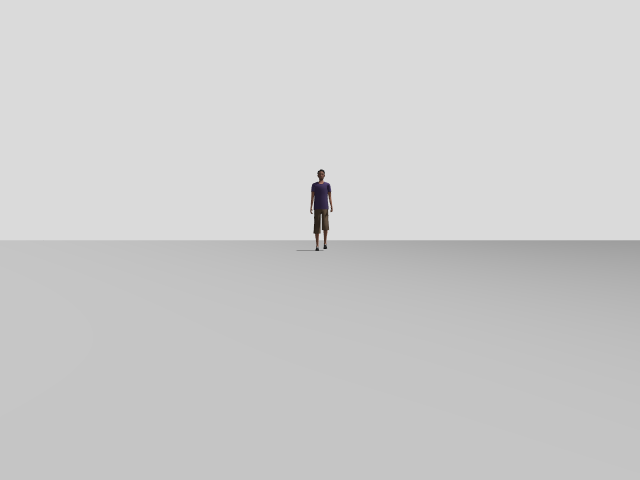
#> input picture image/sitl_person_frame.png, 1280 x 960 px, given in place of the camera (shown at 1/2 size)
$ python test_opencv.py
#> lines starting #> are read from the running program, lines starting #| are printed output that depends on the picture; after the words box and inside, x2 and y2 are one past the last pixel; in counts of white or black regions, pixels touching at a corner belong together
import cv2
import numpy as np

def nothing(x):
    pass

def main():
    # 1. 初始化 Mac 的原生摄像头（通常 0 是内置 Camera）
    cap = cv2.VideoCapture(0)
    if not cap.isOpened():
        print("❌ Error: 无法打开 Mac 摄像头，请检查系统隐私权限设置。")
        return

    # 2. 创建一个专门用来高频调参的窗口
    window_name = "Target Perception Tuner"
    cv2.namedWindow(window_name, cv2.WINDOW_NORMAL)
    cv2.resizeWindow(window_name, 400, 350)

    # 3. 创建 HSV 颜色空间的上下限滑动条 (初始值默认设为一种常见的绿色范围)
    cv2.createTrackbar("Min H", window_name, 35, 179, nothing)
    cv2.createTrackbar("Max H", window_name, 85, 179, nothing)
    cv2.createTrackbar("Min S", window_name, 43, 255, nothing)
    cv2.createTrackbar("Max S", window_name, 255, 255, nothing)
    cv2.createTrackbar("Min V", window_name, 46, 255, nothing)
    cv2.createTrackbar("Max V", window_name, 255, 255, nothing)

    print("🚀 感知端调试就绪！请在画面前放置你的纯色目标（如红可乐罐/绿杯子）...")
    print("💡 提示：调整滑动条，直到右侧 Mask 画面中只有你的目标呈现纯白色，背景全黑。按 'q' 退出。")

    while True:
        ret, frame = cap.read()
#> frame is the input picture: shape (960, 1280, 3); mean B, G, R 205.2, 205.2, 205.2
        if not ret:
            print("❌ Error: 无法获取图像帧")
            break

        # 镜像翻转画面，符合人类直觉
        frame = cv2.flip(frame, 1)
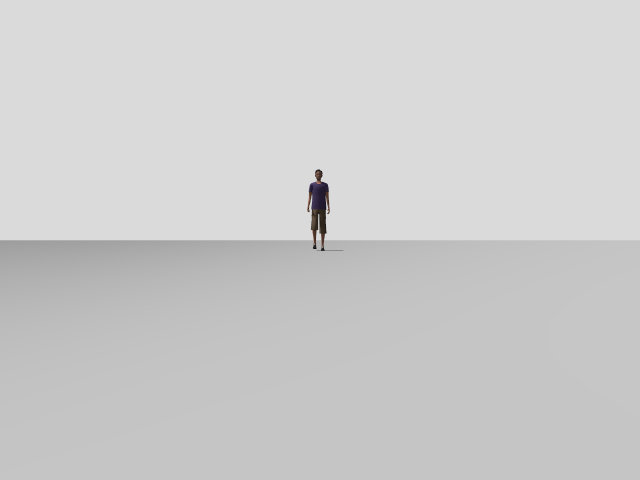
#> frame: shape (960, 1280, 3) (shown at 1/2 size); mean B, G, R 205.2, 205.2, 205.2
        h, w, _ = frame.shape
#> h = 960; w = 1280

        # 4. 色彩空间转换：BGR -> HSV (飞控视觉追踪标配，对光照最鲁棒)
        hsv = cv2.cvtColor(frame, cv2.COLOR_BGR2HSV)
#> hsv: shape (960, 1280, 3); mean H, S, V 0.2, 0.3, 205.2

        # 5. 实时读取滑块上的数值
        min_h = cv2.getTrackbarPos("Min H", window_name)
        max_h = cv2.getTrackbarPos("Max H", window_name)
        min_s = cv2.getTrackbarPos("Min S", window_name)
        max_s = cv2.getTrackbarPos("Max S", window_name)
        min_v = cv2.getTrackbarPos("Min V", window_name)
        max_v = cv2.getTrackbarPos("Max V", window_name)

        lower_color = np.array([min_h, min_s, min_v])
        upper_color = np.array([max_h, max_s, max_v])

        # 6. 二值化掩膜操作：过滤颜色
        mask = cv2.inRange(hsv, lower_color, upper_color)
#> mask: shape (960, 1280); every value is 0

        # 7. 核心算法攻坚：形态学滤波（消除斑点噪声）
        kernel = np.ones((5, 5), np.uint8)
        mask = cv2.morphologyEx(mask, cv2.MORPH_OPEN, kernel)  # 开运算：消噪点
        mask = cv2.morphologyEx(mask, cv2.MORPH_CLOSE, kernel) # 闭运算：填孔洞

        # 8. 核心算法攻坚：几何矩解算（计算目标质心坐标）
        contours, _ = cv2.findContours(mask, cv2.RETR_EXTERNAL, cv2.CHAIN_APPROX_SIMPLE)
#> contours = []

        if contours:
            # 找到面积最大的轮廓（防止背景有微小同色干扰）
            max_contour = max(contours, key=cv2.contourArea)

            if cv2.contourArea(max_contour) > 500: # 过滤过小的伪目标
                # 计算轮廓的矩
                M = cv2.moments(max_contour)
                if M["m00"] != 0:
                    # 🎯 算出了目标在图像中的绝对像素坐标 (xt, yt)
                    cx = int(M["m10"] / M["m00"])
                    cy = int(M["m01"] / M["m00"])

                    # 📐 计算相对图像中心的像素误差 (ex, ey) —— 这将是未来发给飞控的控制源！
                    error_x = cx - (w // 2)
                    error_y = (h // 2) - cy  # 图像坐标系 Y 轴向下，取反使上方为正

                    # 在原图上绘制追踪靶心和坐标提示
                    cv2.circle(frame, (cx, cy), 10, (0, 0, 255), -1)
                    cv2.line(frame, (w // 2, h // 2), (cx, cy), (255, 0, 0), 2)

                    cv2.putText(frame, f"Tracking Target", (cx + 15, cy - 15),
                                cv2.FONT_HERSHEY_SIMPLEX, 0.6, (0, 0, 255), 2)
                    cv2.putText(frame, f"Error X: {error_x}px, Y: {error_y}px", (20, 40),
                                cv2.FONT_HERSHEY_SIMPLEX, 0.7, (0, 255, 0), 2)

        # 绘制画面中心十字参考线
        cv2.line(frame, (w // 2 - 20, h // 2), (w // 2 + 20, h // 2), (255, 255, 255), 2)
#> frame: shape (960, 1280, 3); 0.01% of pixels changed, all inside (x1, y1, x2, y2) = (619, 479, 662, 482)
        cv2.line(frame, (w // 2, h // 2 - 20), (w // 2, h // 2 + 20), (255, 255, 255), 2)
#> frame: shape (960, 1280, 3); mean B, G, R 205.2, 205.2, 205.2

        # 9. 画面双联拼接显示
        mask_3ch = cv2.cvtColor(mask, cv2.COLOR_GRAY2BGR)
#> mask_3ch: shape (960, 1280, 3); every value is 0
        display_img = np.hstack((frame, mask_3ch))
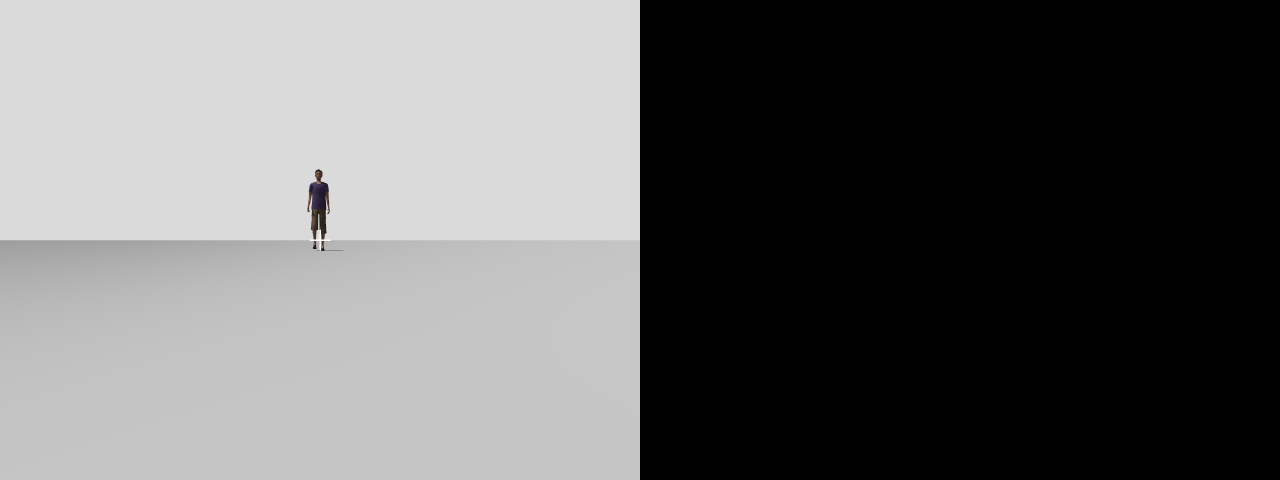
#> display_img: shape (960, 2560, 3) (shown at 1/2 size); mean B, G, R 102.6, 102.6, 102.6

        cv2.imshow("MyDrone AI - Perception Loop", display_img)

        # 按 'q' 键安全退出
        if cv2.waitKey(1) & 0xFF == ord('q'):
#> (key q is pressed here)
            break

    cap.release()
    cv2.destroyAllWindows()

if __name__ == "__main__":
    main()
